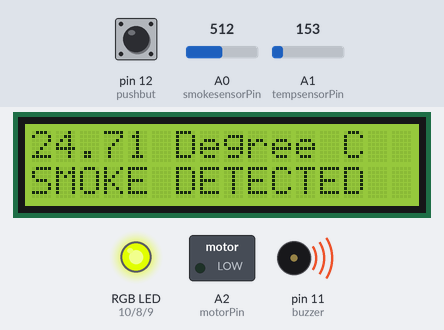
Bench run of a sketch on a simulated Arduino Uno, built with avr-gcc and run on an emulated ATmega328P. On the bench: 16×2 character LCD, switched loads named in the sketch (green lamp = pin HIGH), an RGB LED mixed from three pins (HIGH = lit), buzzer (waves = sounding). The inputs (shaded band) are chosen by the test bench; at power-on: A0 (smokesensorPin) = 512, A1 (tempsensorPin) = 153, pin 12 (pushbut) LOW. What the sketch prints to the serial monitor is not drawn.

Above: at 1.2 s.
1.3 s: A0 (smokesensorPin) set to 467
4.3 s: A0 (smokesensorPin) set to 431
At 5.4 s:
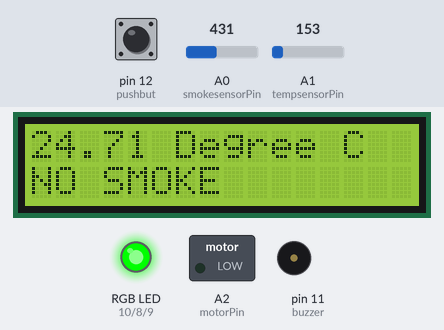
5.9 s: A1 (tempsensorPin) set to 135
At 7.1 s:
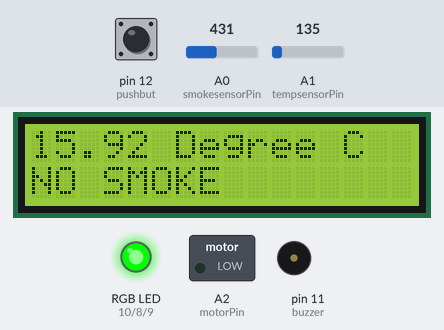
7.4 s: A1 (tempsensorPin) set to 115
At 7.8 s:
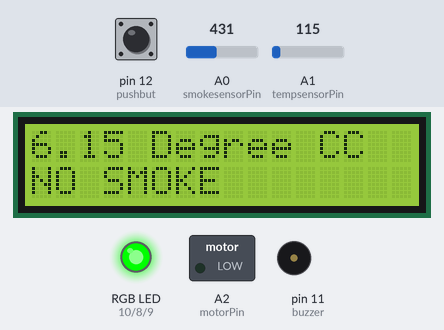
8.9 s: A0 (smokesensorPin) set to 460
At 9.3 s:
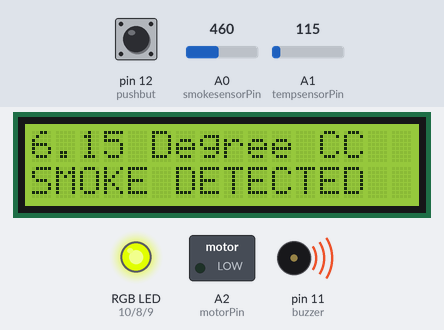
10.4 s: pin 12 (pushbut) pulled HIGH for 1 s
Timing chart, 0 to 13.4 s (numbered marks = the images above; inputs shaded):
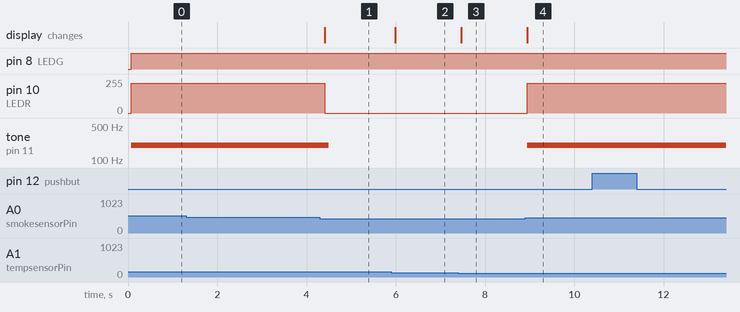

Measured:
- the behaviour switches between 450 and 449 on A0 (smokesensorPin) (found by bisection; images 0 and 1)
- the behaviour switches between 123 and 122 on A1 (tempsensorPin) (found by bisection; images 2 and 3)
- after the input at 1.3 s, every drawn part: stays the same
- after the input at 4.3 s, pin 10 (LEDR): 225/255 → 0/255 after 0.10 s; tone on pin 11 (buzzer): 200 Hz → silent after 0.20 s; the display: changes after 0.10 s (image 1)
- after the input at 5.9 s, the display: changes after 0.09 s (image 2)
- after the input at 7.4 s, the display: changes after 0.07 s (image 3)
- after the input at 8.9 s, pin 10 (LEDR): 0/255 → 225/255 after 0.05 s; tone on pin 11 (buzzer): silent → 200 Hz after 0.05 s; the display: changes after 0.05 s (image 4)

The sketch:

Code_PRD.ino
```cpp
#include <LiquidCrystal.h>

LiquidCrystal lcd(7, 6, 5, 4, 3, 2);
int smokesensorPin = A0;
int tempsensorPin = A1;
int motorPin = A2;
int pushbut = 12;
int buzzer = 11;
int LEDR = 10;
int LEDG = 8;
int LEDB = 9;

void setup(){
  Serial.begin(9600);
  pinMode(smokesensorPin, INPUT);
  pinMode(tempsensorPin, INPUT);
  pinMode(pushbut, INPUT);
  pinMode(motorPin, OUTPUT);
  pinMode(LEDR, OUTPUT);
  pinMode(LEDB, OUTPUT);
  pinMode(LEDG, OUTPUT);
  lcd.begin(16, 2);
}

void loop(){

  int reading = analogRead(tempsensorPin);
  float voltage = reading * 5.0;
  voltage /= 1024.0;
  float suhu = (voltage - 0.5) * 100 ;
  lcd.setCursor(0,0);
  lcd.print(suhu);
  lcd.print(" Degree C");
  int smokesensorValue = analogRead(smokesensorPin);
  Serial.print("Suhu Ruangan: ");
  Serial.print(suhu);
  Serial.println(" Degree C");
  Serial.print("Smoke Detected :");
  Serial.println(smokesensorValue);

  if(smokesensorValue >= 450 && suhu >= 60){
    lcd.setCursor(0,1);
    lcd.print("FIRE ALERT     ");
    tone(buzzer, 1000,200);
    analogWrite(LEDR, 255);
    analogWrite(LEDG, 0);
    analogWrite(LEDB, 0);
    analogWrite(motorPin, 200);
  }
  if(smokesensorValue >= 450 && suhu < 60){
    lcd.setCursor(0,1);
    lcd.print("SMOKE DETECTED  ");
    tone(buzzer, 200,200);
    analogWrite(LEDR, 225);
    analogWrite(LEDG, 225);
    analogWrite(LEDB, 0);
    analogWrite(motorPin, 0);
  }
  if(smokesensorValue < 450 && suhu <60){
    lcd.setCursor(0,1);
    lcd.print("NO SMOKE        ");
    analogWrite(LEDR, 0);
    analogWrite(LEDG, 225);
    analogWrite(LEDB, 0);
    analogWrite(motorPin, 0);
  }
  if(smokesensorValue < 450 && suhu >=60){
    lcd.setCursor(0,1);
    lcd.print("NO SMOKE        ");
    analogWrite(LEDR, 225);
    analogWrite(LEDG, 225);
    analogWrite(LEDB, 0);
    analogWrite(motorPin, 0);
  }
  delay(100);

  if(digitalRead(pushbut)==HIGH){
    analogWrite(motorPin, 200);
  }
  else{
    analogWrite(motorPin, 0);
  }
}
```
